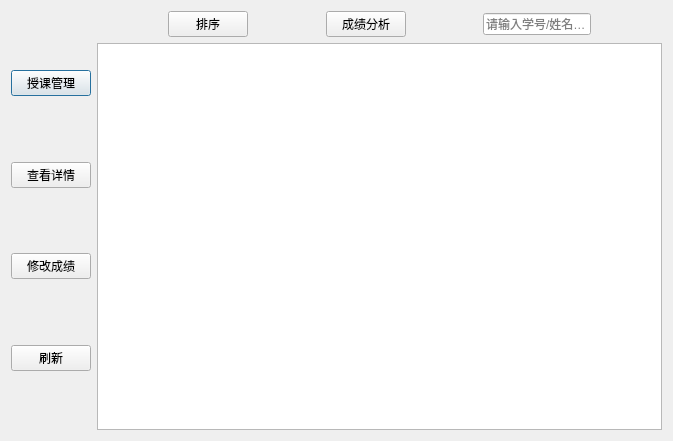
<?xml version="1.0" encoding="UTF-8"?>
<ui version="4.0">
 <class>teacher</class>
 <widget class="QDialog" name="teacher">
  <property name="geometry">
   <rect>
    <x>0</x>
    <y>0</y>
    <width>673</width>
    <height>441</height>
   </rect>
  </property>
  <property name="windowTitle">
   <string>Dialog</string>
  </property>
  <layout class="QGridLayout" name="gridLayout">
   <item row="0" column="0">
    <layout class="QHBoxLayout" name="horizontalLayout_2">
     <item>
      <layout class="QVBoxLayout" name="verticalLayout">
       <item>
        <spacer name="verticalSpacer_5">
         <property name="orientation">
          <enum>Qt::Orientation::Vertical</enum>
         </property>
         <property name="sizeHint" stdset="0">
          <size>
           <width>20</width>
           <height>40</height>
          </size>
         </property>
        </spacer>
       </item>
       <item>
        <widget class="QPushButton" name="student">
         <property name="text">
          <string>授课管理</string>
         </property>
        </widget>
       </item>
       <item>
        <spacer name="verticalSpacer_4">
         <property name="orientation">
          <enum>Qt::Orientation::Vertical</enum>
         </property>
         <property name="sizeHint" stdset="0">
          <size>
           <width>20</width>
           <height>40</height>
          </size>
         </property>
        </spacer>
       </item>
       <item>
        <widget class="QPushButton" name="moreinf">
         <property name="text">
          <string>查看详情</string>
         </property>
        </widget>
       </item>
       <item>
        <spacer name="verticalSpacer_3">
         <property name="orientation">
          <enum>Qt::Orientation::Vertical</enum>
         </property>
         <property name="sizeHint" stdset="0">
          <size>
           <width>20</width>
           <height>40</height>
          </size>
         </property>
        </spacer>
       </item>
       <item>
        <widget class="QPushButton" name="modify">
         <property name="text">
          <string>修改成绩</string>
         </property>
        </widget>
       </item>
       <item>
        <spacer name="verticalSpacer_2">
         <property name="orientation">
          <enum>Qt::Orientation::Vertical</enum>
         </property>
         <property name="sizeHint" stdset="0">
          <size>
           <width>20</width>
           <height>40</height>
          </size>
         </property>
        </spacer>
       </item>
       <item>
        <widget class="QPushButton" name="refresh">
         <property name="text">
          <string>刷新</string>
         </property>
        </widget>
       </item>
       <item>
        <spacer name="verticalSpacer">
         <property name="orientation">
          <enum>Qt::Orientation::Vertical</enum>
         </property>
         <property name="sizeHint" stdset="0">
          <size>
           <width>20</width>
           <height>40</height>
          </size>
         </property>
        </spacer>
       </item>
      </layout>
     </item>
     <item>
      <layout class="QVBoxLayout" name="verticalLayout_2">
       <item>
        <layout class="QHBoxLayout" name="horizontalLayout">
         <item>
          <spacer name="horizontalSpacer_3">
           <property name="orientation">
            <enum>Qt::Orientation::Horizontal</enum>
           </property>
           <property name="sizeHint" stdset="0">
            <size>
             <width>40</width>
             <height>20</height>
            </size>
           </property>
          </spacer>
         </item>
         <item>
          <widget class="QPushButton" name="sort">
           <property name="text">
            <string>排序</string>
           </property>
          </widget>
         </item>
         <item>
          <spacer name="horizontalSpacer">
           <property name="orientation">
            <enum>Qt::Orientation::Horizontal</enum>
           </property>
           <property name="sizeHint" stdset="0">
            <size>
             <width>40</width>
             <height>20</height>
            </size>
           </property>
          </spacer>
         </item>
         <item>
          <widget class="QPushButton" name="analysis">
           <property name="text">
            <string>成绩分析</string>
           </property>
          </widget>
         </item>
         <item>
          <spacer name="horizontalSpacer_2">
           <property name="orientation">
            <enum>Qt::Orientation::Horizontal</enum>
           </property>
           <property name="sizeHint" stdset="0">
            <size>
             <width>40</width>
             <height>20</height>
            </size>
           </property>
          </spacer>
         </item>
         <item>
          <widget class="QLineEdit" name="search">
           <property name="statusTip">
            <string>输入学号或姓名</string>
           </property>
           <property name="text">
            <string/>
           </property>
           <property name="placeholderText">
            <string>请输入学号/姓名搜索</string>
           </property>
          </widget>
         </item>
         <item>
          <spacer name="horizontalSpacer_4">
           <property name="orientation">
            <enum>Qt::Orientation::Horizontal</enum>
           </property>
           <property name="sizeHint" stdset="0">
            <size>
             <width>40</width>
             <height>20</height>
            </size>
           </property>
          </spacer>
         </item>
        </layout>
       </item>
       <item>
        <widget class="QTableView" name="tableView">
         <property name="styleSheet">
          <string notr="true">/* 表格整体：设置网格线颜色，让表格更清晰 */
QTableView {
    gridline-color: #E5E5E5;
    outline: none; /* 去掉点击时的虚线框 */
}

/* 表头：设置背景色和文字色，更美观 */
QHeaderView::section {
    background-color: #F5F5F5;
    color: #333333;
    padding: 6px;
    border: 1px solid #E0E0E0;
    font-weight: bold;
}

/* 【核心】选中行：设置背景色和文字色，整行高亮 */
QTableView::item:selected {
    background-color: #0078D4; /* 亮蓝色背景，你可以改成 #2196F3 或 #107C10 */
    color: #FFFFFF;             /* 白色文字，和背景形成强烈对比 */
}

/* 【补充】即使窗口失去焦点，选中行也保持高亮，不会变灰 */
QTableView::item:selected:!active {
    background-color: #0078D4;
    color: #FFFFFF;
}</string>
         </property>
         <property name="selectionMode">
          <enum>QAbstractItemView::SelectionMode::SingleSelection</enum>
         </property>
         <property name="selectionBehavior">
          <enum>QAbstractItemView::SelectionBehavior::SelectRows</enum>
         </property>
        </widget>
       </item>
      </layout>
     </item>
    </layout>
   </item>
  </layout>
 </widget>
 <resources/>
 <connections/>
</ui>
